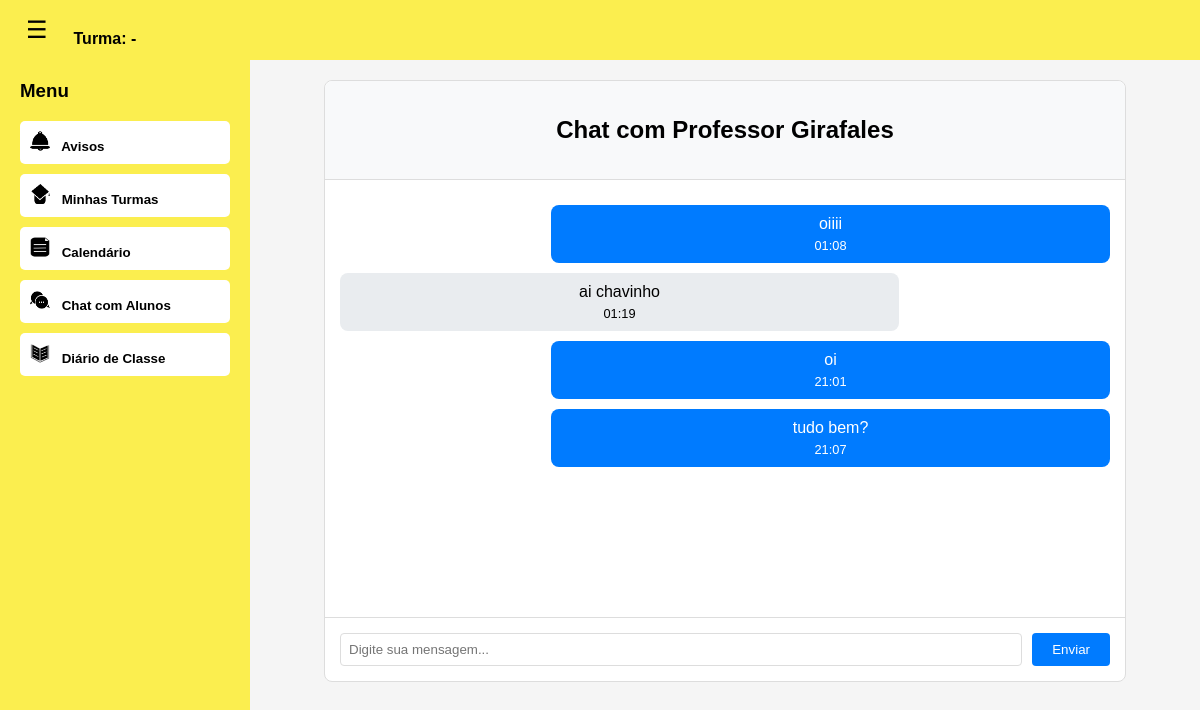
Screenshot of /chat/aluno/ (signed in) with the database file from the repository.
### portal/models.py (models this page shows, shortened)
class Professor(models.Model):
    user = models.OneToOneField(User, on_delete=models.CASCADE, null=True, blank=True)
    nome = models.CharField(max_length=100)
    cpf = models.CharField(max_length=14)
    email = models.EmailField()
    telefone = models.CharField(max_length=20, blank=True)

class MensagemChat(models.Model):
    remetente = models.ForeignKey(User, on_delete=models.CASCADE, related_name='mensagens_enviadas')
    destinatario = models.ForeignKey(User, on_delete=models.CASCADE, related_name='mensagens_recebidas')
    conteudo = models.TextField()
    data_envio = models.DateTimeField(auto_now_add=True)
    lida = models.BooleanField(default=False)
    class Meta:
        ordering = ['data_envio']

### portal/views.py (the view, shortened to what this page needs)
# urls.py: path('chat/aluno/', views.chat_aluno, name='chat_aluno'),
@login_required
def chat_aluno(request):
    professor = Professor.objects.first()
    if not professor:
        messages.error(request, "Nenhum professor encontrado no sistema.")
        return redirect('pagina_aluno')
    candidato = get_object_or_404(Candidato, user=request.user)
    if not candidato.aprovado:
        messages.error(request, "Apenas alunos aprovados podem acessar o chat.")
        return redirect('pagina_aluno')
    mensagens = MensagemChat.objects.filter(
        (Q(remetente=request.user) & Q(destinatario=professor.user)) |
        (Q(remetente=professor.user) & Q(destinatario=request.user))
    ).order_by('data_envio')
    return render(request, 'chat_aluno.html', {
        'mensagens': mensagens,
        'professor': professor
    })

### portal/templates/chat_aluno.html (shortened to what this page needs)
{% extends 'base.html' %}
{% block content %}
<div class="header">
    <button class="toggle-btn" onclick="toggleSidebar()">☰</button>
    <div class="nome_aluno">
        {{ request.user.first_name }} {{ request.user.last_name }}<br>
        Turma: {{ request.user.turma.nome|default:"-" }}
    </div>
</div>
<div class="sidebar" id="sidebar">
    <h3>Menu</h3>
        <button onclick="window.location.href='/avisosA/'">
            <img src="/static/portal/img/avisos.png" alt="Avisos" style="width:20px; height:20px; margin-right:8px;">
            Avisos
        </button>
        <button onclick="window.location.href='/turmas/aluno/'">
            <img src="/static/portal/img/turmas.png" alt="Minhas Turmas" style="width:20px; height:20px; margin-right:8px;">
            Minhas Turmas
        </button>
        <button onclick="window.location.href='/calendario/'">
            <img src="/static/portal/img/papel.png" alt="Calendário" style="width:20px; height:20px; margin-right:8px;">
            Calendário
        </button>
        <button onclick="window.location.href='/chat/aluno/'">
            <img src="/static/portal/img/chat.png" alt="Chat com Alunos" style="width:20px; height:20px; margin-right:8px;">
            Chat com Alunos
        </button>
        <button onclick="window.location.href='/horario'">
            <img src="/static/portal/img/livro.png" alt="Diario de Classe" style="width:20px; height:20px; margin-right:8px;">
            Diário de Classe
        </button>
</div>
<div class="main">
    <div class="chat-container">
        <div class="chat-header">
            <h2>Chat com Professor {{ professor.nome }}</h2>
        </div>
        <div class="chat-messages" id="chat-messages">
            {% for mensagem in mensagens %}
                <div class="mensagem {% if mensagem.remetente == request.user %}enviada{% else %}recebida{% endif %}">
                    <div class="mensagem-conteudo">{{ mensagem.conteudo }}</div>
                    <div class="mensagem-hora">{{ mensagem.data_envio|date:'H:i' }}</div>
                </div>
            {% endfor %}
        </div>
        <form method="post" class="chat-form">
            <input type="text" name="mensagem" placeholder="Digite sua mensagem..." required>
            <button type="submit">Enviar</button>
        </form>
    </div>
</div>
{% endblock %}

### portal/static/portal/css/style.css (style rules this page uses)
body { font-family: Arial, sans-serif; background-color: #f4f4f4; text-align: center; margin: 0; padding: 0; }

### portal/templates/chat_aluno.html (style rules this page uses)
body { margin: 0; font-family: Arial, sans-serif; background: #f5f5f5; }
.header { width: 100%; height: 60px; background: #FBEE4F; color: black; display: flex; align-items: center; padding: 0 20px; box-sizing: border-box; position: fixed; top: 0; left: 0; z-index: 1000; }
.toggle-btn { font-size: 24px; margin-right: 20px; cursor: pointer; background: none; border: none; color: black; }
.nome_aluno { font-weight: bold; }
.sidebar { position: fixed; top: 60px; left: 0; width: 250px; height: calc(100% - 60px); background: #FBEE4F; padding: 20px; box-sizing: border-box; transition: transform 0.3s ease; overflow-y: auto; }
.sidebar h3 { color: black; margin-top: 0; text-align: left; }
.sidebar button { display: block; width: 100%; margin: 10px 0; padding: 10px; background: white; color: black; border: none; cursor: pointer; text-align: left; border-radius: 5px; font-weight: bold; }
.main { margin-top: 60px; margin-left: 250px; padding: 20px; transition: margin-left 0.3s ease; }
.chat-container { max-width: 800px; margin: 0 auto; border: 1px solid #ddd; border-radius: 8px; background: white; display: flex; flex-direction: column; height: 600px; }
.chat-header { padding: 15px; background: #f8f9fa; border-bottom: 1px solid #ddd; border-radius: 8px 8px 0 0; }
.chat-messages { flex-grow: 1; overflow-y: auto; padding: 15px; }
.mensagem { margin: 10px 0; padding: 10px; border-radius: 8px; max-width: 70%; }
.enviada { background: #007bff; color: white; margin-left: auto; }
.recebida { background: #e9ecef; margin-right: auto; }
.mensagem-hora { font-size: 0.8em; margin-top: 5px; }
.chat-form { display: flex; padding: 15px; border-top: 1px solid #ddd; border-radius: 0 0 8px 8px; }
.chat-form input { flex: 1; padding: 8px; margin-right: 10px; border: 1px solid #ddd; border-radius: 4px; }
.chat-form button { padding: 8px 20px; background: #007bff; color: white; border: none; border-radius: 4px; cursor: pointer; }

### rows the page displays
Professor: nome "Girafales"
MensagemChat: conteudo "oiiii", data_envio "01:08"
MensagemChat: conteudo "ai chavinho", data_envio "01:19"
MensagemChat: conteudo "oi", data_envio "21:01"
MensagemChat: conteudo "tudo bem?", data_envio "21:07"

### other values shown
{{ request.user.turma.nome|default:"-" }} "-"
